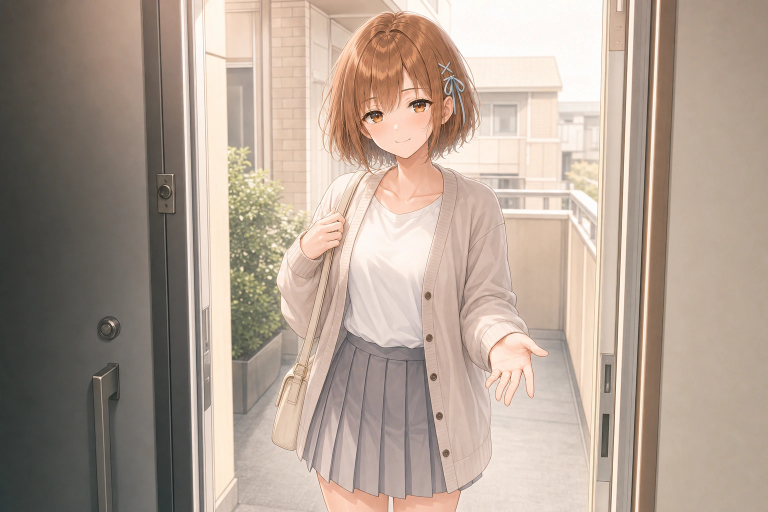
#> input picture akari-v1.2/artbooks/ame-no-sei-ni-shite/accepted/scene-01.webp, 1536 x 1024 px (shown at 1/2 size)
$ python -i audit_ame_no_sei_ni_shite_pdf.py   (imports and definitions only)
#> lines starting #> are read from the running program, lines starting #| are printed output that depends on the picture
#!/usr/bin/env python3
from __future__ import annotations

import argparse
import hashlib
import re
import shutil
import subprocess
from pathlib import Path

import yaml
from PIL import Image, ImageChops, ImageStat

try:
    from scripts.akari_v1_2_ame_no_sei_ni_shite import (
        sha256_file,
        validate_act,
        validate_contract,
    )
except ModuleNotFoundError:
    from akari_v1_2_ame_no_sei_ni_shite import (
        sha256_file,
        validate_act,
        validate_contract,
    )


ROOT = Path(__file__).resolve().parents[1]
PACKAGE = ROOT / "akari-v1.2/artbooks/ame-no-sei-ni-shite"
PDF = PACKAGE / "release/akari-v1.2-ame-no-sei-ni-shite.pdf"
CHECKSUM = PACKAGE / "release/checksums.txt"
RENDER_DIR = ROOT / "build/ame-no-sei-ni-shite-pdf-rendered-pages"
TEXT_DIR = ROOT / "build/ame-no-sei-ni-shite-pdf-text"
TEXT_OUTPUT = TEXT_DIR / "document.txt"
PREVIEW_DIR = ROOT / "build/ame-no-sei-ni-shite-page-previews"
EXPECTED_PAGE_COUNT = 18
EXPECTED_A4_POINTS = (841.92, 594.96)
EXPECTED_RENDER_SIZE = (3368, 2380)
AUDIT_LEVELS = {"structure", "full"}
CONTENT_SAMPLE_SIZE = (192, 136)
MIN_CONTENT_RATIO = 0.001
PREVIEW_COMPARE_SIZE = (192, 136)
MAX_PREVIEW_MEAN_DELTA = 24.0
REQUIRED_TEXT = (
    "雨のせいにして",
    "10:02",
    "10:24",
    "10:41",
    "10:46",
    "10:52",
    "11:06",
    "11:28",
    "12:03",
    "13:17",
    "15:42",
    "18:31",
    "21:08",
    "遅い。ほら、行こ",
    "……もう少しだけ、ここにいていい？",
    "akari-v1.2-ame-no-sei-ni-shite",
    "Version 1.0.0",
)
PAGES_RE = re.compile(r"^Pages:\s+([0-9]+)\s*$", re.MULTILINE)
PAGE_SIZE_RE = re.compile(
    r"^Page size:\s+([0-9]+(?:\.[0-9]+)?) x ([0-9]+(?:\.[0-9]+)?) pts",
    re.MULTILINE,
)
RENDERED_PAGE_RE = re.compile(r"^page-([0-9]+)\.png$")
CHECKSUM_RE = re.compile(
    r"^([0-9a-f]{64})  akari-v1\.2-ame-no-sei-ni-shite\.pdf\n$"
)


class AuditError(Exception):
    pass


# [77 lines left out: functions run_command, require_pdfinfo_contract, require_font_table, checksum_line, write_checksum, require_checksum_contract, not called in this run]


def normalize_searchable_text(value: str) -> str:
    return re.sub(r"\s+", "", value).lower()


# [53 lines left out: functions require_searchable_text, _clear_directory, extract_text, _rendered_page_sort_key, render_pages, require_rendered_page_sizes, not called in this run]


def rendered_content_ratio(page: Path) -> float:
    with Image.open(page) as image:
#> image is the input picture: PIL image 1536x1024 RGB; mean R, G, B 177.1, 160.4, 147.5
        sample = image.convert("RGB").resize(CONTENT_SAMPLE_SIZE)
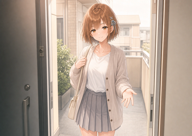
#> sample: PIL image 192x136 RGB; mean R, G, B 177.1, 160.4, 147.5
    background = sample.getpixel((0, 0))
#> background = (73, 70, 66)
    changed = 0
#> (the run stopped early here; a loop or call above may not have finished)

$ run again, on dist/akari-v1.1-situation-daybook-scene-contact-sheet.webp
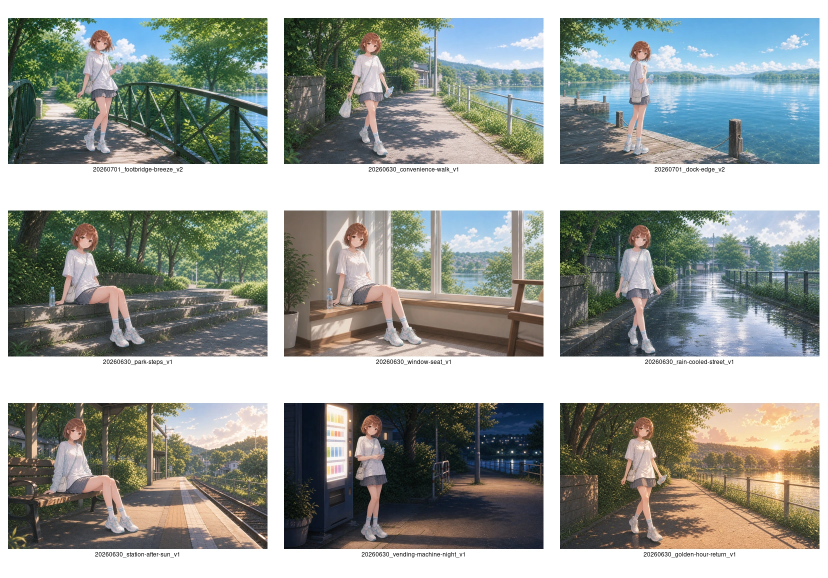
#> input picture dist/akari-v1.1-situation-daybook-scene-contact-sheet.webp, 1656 x 1155 px (shown at 1/2 size)
#> in rendered_content_ratio, image is the input picture: PIL image 1656x1155 RGB; mean R, G, B 153.8, 158.6, 153.2
#> in rendered_content_ratio, `sample = image.convert("RGB").resize(CONTENT_SAMPLE_SIZE)`:
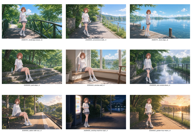
#> sample: PIL image 192x136 RGB; mean R, G, B 153.5, 158.4, 153
#> background = (255, 255, 255)
